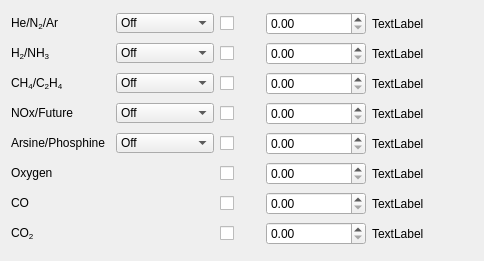
       <widget class="QWidget" name="gridLayoutWidget_2">
        <property name="geometry">
         <rect>
          <x>10</x>
          <y>30</y>
          <width>484</width>
          <height>261</height>
         </rect>
        </property>
        <layout class="QGridLayout" name="gridLayout_2">
         <item row="2" column="6">
          <widget class="QLabel" name="label_ch2_mnf2_mfc_status">
           <property name="minimumSize">
            <size>
             <width>20</width>
             <height>0</height>
            </size>
           </property>
           <property name="maximumSize">
            <size>
             <width>20</width>
             <height>20</height>
            </size>
           </property>
           <property name="autoFillBackground">
            <bool>true</bool>
           </property>
           <property name="text">
            <string/>
           </property>
          </widget>
         </item>
         <item row="3" column="4">
          <widget class="QDoubleSpinBox" name="spinBox_ch2_mnf3_mfc_sp">
           <property name="minimumSize">
            <size>
             <width>100</width>
             <height>0</height>
            </size>
           </property>
           <property name="maximumSize">
            <size>
             <width>100</width>
             <height>16777215</height>
            </size>
           </property>
           <property name="maximum">
            <double>201.000000000000000</double>
           </property>
          </widget>
         </item>
         <item row="8" column="4">
          <widget class="QDoubleSpinBox" name="spinBox_ch2_mnf8_mfc_sp">
           <property name="minimumSize">
            <size>
             <width>100</width>
             <height>0</height>
            </size>
           </property>
           <property name="maximumSize">
            <size>
             <width>100</width>
             <height>16777215</height>
            </size>
           </property>
           <property name="maximum">
            <double>201.000000000000000</double>
           </property>
          </widget>
         </item>
         <item row="1" column="4">
          <widget class="QDoubleSpinBox" name="spinBox_ch2_mnf1_mfc_sp">
           <property name="minimumSize">
            <size>
             <width>100</width>
             <height>0</height>
            </size>
           </property>
           <property name="maximumSize">
            <size>
             <width>100</width>
             <height>16777215</height>
            </size>
           </property>
           <property name="maximum">
            <double>201.000000000000000</double>
           </property>
          </widget>
         </item>
         <item row="2" column="4">
          <widget class="QDoubleSpinBox" name="spinBox_ch2_mnf2_mfc_sp">
           <property name="minimumSize">
            <size>
             <width>100</width>
             <height>0</height>
            </size>
           </property>
           <property name="maximumSize">
            <size>
             <width>100</width>
             <height>16777215</height>
            </size>
           </property>
           <property name="maximum">
            <double>201.000000000000000</double>
           </property>
          </widget>
         </item>
         <item row="4" column="6">
          <widget class="QLabel" name="label_ch2_mnf4_mfc_status">
           <property name="minimumSize">
            <size>
             <width>20</width>
             <height>0</height>
            </size>
           </property>
           <property name="maximumSize">
            <size>
             <width>20</width>
             <height>20</height>
            </size>
           </property>
           <property name="autoFillBackground">
            <bool>true</bool>
           </property>
           <property name="text">
            <string/>
           </property>
          </widget>
         </item>
         <item row="6" column="3">
          <widget class="QLabel" name="label_ch2_valve6_status">
           <property name="minimumSize">
            <size>
             <width>20</width>
             <height>20</height>
            </size>
           </property>
           <property name="maximumSize">
            <size>
             <width>20</width>
             <height>20</height>
            </size>
           </property>
           <property name="autoFillBackground">
            <bool>true</bool>
           </property>
           <property name="text">
            <string/>
           </property>
          </widget>
         </item>
         <item row="7" column="4">
          <widget class="QDoubleSpinBox" name="spinBox_ch2_mnf7_mfc_sp">
           <property name="minimumSize">
            <size>
             <width>100</width>
             <height>0</height>
            </size>
           </property>
           <property name="maximumSize">
            <size>
             <width>100</width>
             <height>16777215</height>
            </size>
           </property>
           <property name="maximum">
            <double>201.000000000000000</double>
           </property>
          </widget>
         </item>
         <item row="5" column="1">
          <widget class="QComboBox" name="comboBox_ch2_mnf5_gas">
           <property name="maximumSize">
            <size>
             <width>100</width>
             <height>20</height>
            </size>
           </property>
           <item>
            <property name="text">
             <string>Off</string>
            </property>
           </item>
           <item>
            <property name="text">
             <string>Arsine</string>
            </property>
           </item>
           <item>
            <property name="text">
             <string>Phosphine</string>
            </property>
           </item>
          </widget>
         </item>
         <item row="1" column="5">
          <widget class="QLabel" name="label_ch2_mnf1_mfc_rb">
           <property name="maximumSize">
            <size>
             <width>75</width>
             <height>16777215</height>
            </size>
           </property>
           <property name="text">
            <string>TextLabel</string>
           </property>
          </widget>
         </item>
         <item row="5" column="6">
          <widget class="QLabel" name="label_ch2_mnf5_mfc_status">
           <property name="minimumSize">
            <size>
             <width>20</width>
             <height>0</height>
            </size>
           </property>
           <property name="maximumSize">
            <size>
             <width>20</width>
             <height>20</height>
            </size>
           </property>
           <property name="autoFillBackground">
            <bool>true</bool>
           </property>
           <property name="text">
            <string/>
           </property>
          </widget>
         </item>
         <item row="4" column="0">
          <widget class="QLabel" name="label_55">
           <property name="maximumSize">
            <size>
             <width>100</width>
             <height>20</height>
            </size>
           </property>
           <property name="text">
            <string>NOx/Future</string>
           </property>
          </widget>
         </item>
         <item row="5" column="0">
          <widget class="QLabel" name="label_59">
           <property name="maximumSize">
            <size>
             <width>120</width>
             <height>20</height>
            </size>
           </property>
           <property name="text">
            <string>Arsine/Phosphine</string>
           </property>
          </widget>
         </item>
         <item row="5" column="3">
          <widget class="QLabel" name="label_ch2_valve5_status">
           <property name="minimumSize">
            <size>
             <width>20</width>
             <height>20</height>
            </size>
           </property>
           <property name="maximumSize">
            <size>
             <width>20</width>
             <height>20</height>
            </size>
           </property>
           <property name="autoFillBackground">
            <bool>true</bool>
           </property>
           <property name="text">
            <string/>
           </property>
          </widget>
         </item>
         <item row="2" column="5">
          <widget class="QLabel" name="label_ch2_mnf2_mfc_rb">
           <property name="maximumSize">
            <size>
             <width>75</width>
             <height>16777215</height>
            </size>
           </property>
           <property name="text">
            <string>TextLabel</string>
           </property>
          </widget>
         </item>
         <item row="3" column="6">
          <widget class="QLabel" name="label_ch2_mnf3_mfc_status">
           <property name="minimumSize">
            <size>
             <width>20</width>
             <height>0</height>
            </size>
           </property>
           <property name="maximumSize">
            <size>
             <width>20</width>
             <height>20</height>
            </size>
           </property>
           <property name="autoFillBackground">
            <bool>true</bool>
           </property>
           <property name="text">
            <string/>
           </property>
          </widget>
         </item>
         <item row="6" column="5">
          <widget class="QLabel" name="label_ch2_mnf6_mfc_rb">
           <property name="maximumSize">
            <size>
             <width>75</width>
             <height>16777215</height>
            </size>
           </property>
           <property name="text">
            <string>TextLabel</string>
           </property>
          </widget>
         </item>
         <item row="3" column="3">
          <widget class="QLabel" name="label_ch2_valve3_status">
           <property name="minimumSize">
            <size>
             <width>20</width>
             <height>20</height>
            </size>
           </property>
           <property name="maximumSize">
            <size>
             <width>20</width>
             <height>20</height>
            </size>
           </property>
           <property name="autoFillBackground">
            <bool>true</bool>
           </property>
           <property name="text">
            <string/>
           </property>
          </widget>
         </item>
         <item row="1" column="3">
          <widget class="QLabel" name="label_ch2_valve1_status">
           <property name="minimumSize">
            <size>
             <width>20</width>
             <height>20</height>
            </size>
           </property>
           <property name="maximumSize">
            <size>
             <width>20</width>
             <height>20</height>
            </size>
           </property>
           <property name="autoFillBackground">
            <bool>true</bool>
           </property>
           <property name="text">
            <string/>
           </property>
          </widget>
         </item>
         <item row="6" column="6">
          <widget class="QLabel" name="label_ch2_mnf6_mfc_status">
           <property name="minimumSize">
            <size>
             <width>20</width>
             <height>0</height>
            </size>
           </property>
           <property name="maximumSize">
            <size>
             <width>20</width>
             <height>20</height>
            </size>
           </property>
           <property name="autoFillBackground">
            <bool>true</bool>
           </property>
           <property name="text">
            <string/>
           </property>
          </widget>
         </item>
         <item row="2" column="2">
          <widget class="QCheckBox" name="checkBox_ch2_mnf2_enable">
           <property name="enabled">
            <bool>true</bool>
           </property>
           <property name="sizePolicy">
            <sizepolicy hsizetype="Fixed" vsizetype="Fixed">
             <horstretch>0</horstretch>
             <verstretch>0</verstretch>
            </sizepolicy>
           </property>
           <property name="maximumSize">
            <size>
             <width>16777215</width>
             <height>20</height>
            </size>
           </property>
           <property name="text">
            <string/>
           </property>
          </widget>
         </item>
         <item row="6" column="4">
          <widget class="QDoubleSpinBox" name="spinBox_ch2_mnf6_mfc_sp">
           <property name="minimumSize">
            <size>
             <width>100</width>
             <height>0</height>
            </size>
           </property>
           <property name="maximumSize">
            <size>
             <width>100</width>
             <height>16777215</height>
            </size>
           </property>
           <property name="maximum">
            <double>201.000000000000000</double>
           </property>
          </widget>
         </item>
         <item row="7" column="2">
          <widget class="QCheckBox" name="checkBox_ch2_mnf7_enable">
           <property name="enabled">
            <bool>true</bool>
           </property>
           <property name="sizePolicy">
            <sizepolicy hsizetype="Fixed" vsizetype="Fixed">
             <horstretch>0</horstretch>
             <verstretch>0</verstretch>
            </sizepolicy>
           </property>
           <property name="maximumSize">
            <size>
             <width>16777215</width>
             <height>20</height>
            </size>
           </property>
           <property name="text">
            <string/>
           </property>
          </widget>
         </item>
         <item row="4" column="2">
          <widget class="QCheckBox" name="checkBox_ch2_mnf4_enable">
           <property name="enabled">
            <bool>true</bool>
           </property>
           <property name="sizePolicy">
            <sizepolicy hsizetype="Fixed" vsizetype="Fixed">
             <horstretch>0</horstretch>
             <verstretch>0</verstretch>
            </sizepolicy>
           </property>
           <property name="maximumSize">
            <size>
             <width>16777215</width>
             <height>20</height>
            </size>
           </property>
           <property name="text">
            <string/>
           </property>
          </widget>
         </item>
         <item row="2" column="1">
          <widget class="QComboBox" name="comboBox_ch2_mnf2_gas">
           <property name="maximumSize">
            <size>
             <width>100</width>
             <height>20</height>
            </size>
           </property>
           <item>
            <property name="text">
             <string>Off</string>
            </property>
           </item>
           <item>
            <property name="text">
             <string>Hydrogen</string>
            </property>
           </item>
           <item>
            <property name="text">
             <string>Ammonia</string>
            </property>
           </item>
          </widget>
         </item>
         <item row="1" column="2">
          <widget class="QCheckBox" name="checkBox_ch2_mnf1_enable">
           <property name="enabled">
            <bool>true</bool>
           </property>
           <property name="sizePolicy">
            <sizepolicy hsizetype="Fixed" vsizetype="Fixed">
             <horstretch>0</horstretch>
             <verstretch>0</verstretch>
            </sizepolicy>
           </property>
           <property name="maximumSize">
            <size>
             <width>16777215</width>
             <height>20</height>
            </size>
           </property>
           <property name="text">
            <string/>
           </property>
          </widget>
         </item>
         <item row="3" column="5">
          <widget class="QLabel" name="label_ch2_mnf3_mfc_rb">
           <property name="maximumSize">
            <size>
             <width>75</width>
             <height>16777215</height>
            </size>
           </property>
           <property name="text">
            <string>TextLabel</string>
           </property>
          </widget>
         </item>
         <item row="2" column="0">
          <widget class="QLabel" name="label_16">
           <property name="maximumSize">
            <size>
             <width>120</width>
             <height>20</height>
            </size>
           </property>
           <property name="text">
            <string>&lt;html&gt;&lt;head/&gt;&lt;body&gt;&lt;p&gt;H&lt;span style=&quot; vertical-align:sub;&quot;&gt;2&lt;/span&gt;/NH&lt;span style=&quot; vertical-align:sub;&quot;&gt;3&lt;/span&gt;&lt;/p&gt;&lt;/body&gt;&lt;/html&gt;</string>
           </property>
          </widget>
         </item>
         <item row="8" column="6">
          <widget class="QLabel" name="label_ch2_mnf8_mfc_status">
           <property name="minimumSize">
            <size>
             <width>20</width>
             <height>0</height>
            </size>
           </property>
           <property name="maximumSize">
            <size>
             <width>20</width>
             <height>20</height>
            </size>
           </property>
           <property name="autoFillBackground">
            <bool>true</bool>
           </property>
           <property name="text">
            <string/>
           </property>
          </widget>
         </item>
         <item row="3" column="1">
          <widget class="QComboBox" name="comboBox_ch2_mnf3_gas">
           <property name="maximumSize">
            <size>
             <width>100</width>
             <height>20</height>
            </size>
           </property>
           <item>
            <property name="text">
             <string>Off</string>
            </property>
           </item>
           <item>
            <property name="text">
             <string>Methane</string>
            </property>
           </item>
           <item>
            <property name="text">
             <string>Ethylene</string>
            </property>
           </item>
          </widget>
         </item>
         <item row="8" column="5">
          <widget class="QLabel" name="label_ch2_mnf8_mfc_rb">
           <property name="maximumSize">
            <size>
             <width>75</width>
             <height>16777215</height>
            </size>
           </property>
           <property name="text">
            <string>TextLabel</string>
           </property>
          </widget>
         </item>
         <item row="2" column="3">
          <widget class="QLabel" name="label_ch2_valve2_status">
           <property name="minimumSize">
            <size>
             <width>20</width>
             <height>20</height>
            </size>
           </property>
           <property name="maximumSize">
            <size>
             <width>20</width>
             <height>20</height>
            </size>
           </property>
           <property name="autoFillBackground">
            <bool>true</bool>
           </property>
           <property name="text">
            <string/>
           </property>
          </widget>
         </item>
         <item row="6" column="0">
          <widget class="QLabel" name="label_17">
           <property name="maximumSize">
            <size>
             <width>100</width>
             <height>20</height>
            </size>
           </property>
           <property name="text">
            <string>Oxygen</string>
           </property>
          </widget>
         </item>
         <item row="7" column="5">
          <widget class="QLabel" name="label_ch2_mnf7_mfc_rb">
           <property name="maximumSize">
            <size>
             <width>75</width>
             <height>16777215</height>
            </size>
           </property>
           <property name="text">
            <string>TextLabel</string>
           </property>
          </widget>
         </item>
         <item row="5" column="2">
          <widget class="QCheckBox" name="checkBox_ch2_mnf5_enable">
           <property name="enabled">
            <bool>true</bool>
           </property>
           <property name="sizePolicy">
            <sizepolicy hsizetype="Fixed" vsizetype="Fixed">
             <horstretch>0</horstretch>
             <verstretch>0</verstretch>
            </sizepolicy>
           </property>
           <property name="maximumSize">
            <size>
             <width>16777215</width>
             <height>20</height>
            </size>
           </property>
           <property name="text">
            <string/>
           </property>
          </widget>
         </item>
         <item row="8" column="2">
          <widget class="QCheckBox" name="checkBox_ch2_mnf8_enable">
           <property name="enabled">
            <bool>true</bool>
           </property>
           <property name="sizePolicy">
            <sizepolicy hsizetype="Fixed" vsizetype="Fixed">
             <horstretch>0</horstretch>
             <verstretch>0</verstretch>
            </sizepolicy>
           </property>
           <property name="maximumSize">
            <size>
             <width>16777215</width>
             <height>20</height>
            </size>
           </property>
           <property name="text">
            <string/>
           </property>
          </widget>
         </item>
         <item row="1" column="6">
          <widget class="QLabel" name="label_ch2_mnf1_mfc_status">
           <property name="minimumSize">
            <size>
             <width>20</width>
             <height>0</height>
            </size>
           </property>
           <property name="maximumSize">
            <size>
             <width>20</width>
             <height>20</height>
            </size>
           </property>
           <property name="autoFillBackground">
            <bool>true</bool>
           </property>
           <property name="text">
            <string/>
           </property>
          </widget>
         </item>
         <item row="4" column="3">
          <widget class="QLabel" name="label_ch2_valve4_status">
           <property name="minimumSize">
            <size>
             <width>20</width>
             <height>20</height>
            </size>
           </property>
           <property name="maximumSize">
            <size>
             <width>20</width>
             <height>20</height>
            </size>
           </property>
           <property name="autoFillBackground">
            <bool>true</bool>
           </property>
           <property name="text">
            <string/>
           </property>
          </widget>
         </item>
         <item row="4" column="4">
          <widget class="QDoubleSpinBox" name="spinBox_ch2_mnf4_mfc_sp">
           <property name="minimumSize">
            <size>
             <width>100</width>
             <height>0</height>
            </size>
           </property>
           <property name="maximumSize">
            <size>
             <width>100</width>
             <height>16777215</height>
            </size>
           </property>
           <property name="maximum">
            <double>201.000000000000000</double>
           </property>
          </widget>
         </item>
         <item row="7" column="3">
          <widget class="QLabel" name="label_ch2_valve7_status">
           <property name="minimumSize">
            <size>
             <width>20</width>
             <height>20</height>
            </size>
           </property>
           <property name="maximumSize">
            <size>
             <width>20</width>
             <height>20</height>
            </size>
           </property>
           <property name="autoFillBackground">
            <bool>true</bool>
           </property>
           <property name="text">
            <string/>
           </property>
          </widget>
         </item>
         <item row="4" column="5">
          <widget class="QLabel" name="label_ch2_mnf4_mfc_rb">
           <property name="maximumSize">
            <size>
             <width>75</width>
             <height>16777215</height>
            </size>
           </property>
           <property name="text">
            <string>TextLabel</string>
           </property>
          </widget>
         </item>
         <item row="8" column="3">
          <widget class="QLabel" name="label_ch2_valve8_status">
           <property name="minimumSize">
            <size>
             <width>20</width>
             <height>20</height>
            </size>
           </property>
           <property name="maximumSize">
            <size>
             <width>20</width>
             <height>20</height>
            </size>
           </property>
           <property name="autoFillBackground">
            <bool>true</bool>
           </property>
           <property name="text">
            <string/>
           </property>
          </widget>
         </item>
         <item row="5" column="4">
          <widget class="QDoubleSpinBox" name="spinBox_ch2_mnf5_mfc_sp">
           <property name="minimumSize">
            <size>
             <width>100</width>
             <height>0</height>
            </size>
           </property>
           <property name="maximumSize">
            <size>
             <width>100</width>
             <height>16777215</height>
            </size>
           </property>
           <property name="maximum">
            <double>201.000000000000000</double>
           </property>
          </widget>
         </item>
         <item row="7" column="6">
          <widget class="QLabel" name="label_ch2_mnf7_mfc_status">
           <property name="minimumSize">
            <size>
             <width>20</width>
             <height>0</height>
            </size>
           </property>
           <property name="maximumSize">
            <size>
             <width>20</width>
             <height>20</height>
            </size>
           </property>
           <property name="autoFillBackground">
            <bool>true</bool>
           </property>
           <property name="text">
            <string/>
           </property>
          </widget>
         </item>
         <item row="3" column="0">
          <widget class="QLabel" name="label_15">
           <property name="maximumSize">
            <size>
             <width>120</width>
             <height>20</height>
            </size>
           </property>
           <property name="text">
            <string>&lt;html&gt;&lt;head/&gt;&lt;body&gt;&lt;p&gt;CH&lt;span style=&quot; vertical-align:sub;&quot;&gt;4&lt;/span&gt;/C&lt;span style=&quot; vertical-align:sub;&quot;&gt;2&lt;/span&gt;H&lt;span style=&quot; vertical-align:sub;&quot;&gt;4&lt;/span&gt;&lt;/p&gt;&lt;/body&gt;&lt;/html&gt;</string>
           </property>
          </widget>
         </item>
         <item row="1" column="0">
          <widget class="QLabel" name="label_13">
           <property name="maximumSize">
            <size>
             <width>120</width>
             <height>20</height>
            </size>
           </property>
           <property name="text">
            <string>&lt;html&gt;&lt;head/&gt;&lt;body&gt;&lt;p&gt;He/N&lt;span style=&quot; vertical-align:sub;&quot;&gt;2&lt;/span&gt;/Ar&lt;/p&gt;&lt;/body&gt;&lt;/html&gt;</string>
           </property>
          </widget>
         </item>
         <item row="5" column="5">
          <widget class="QLabel" name="label_ch2_mnf5_mfc_rb">
           <property name="maximumSize">
            <size>
             <width>75</width>
             <height>16777215</height>
            </size>
           </property>
           <property name="text">
            <string>TextLabel</string>
           </property>
          </widget>
         </item>
         <item row="7" column="0">
          <widget class="QLabel" name="label_23">
           <property name="maximumSize">
            <size>
             <width>120</width>
             <height>20</height>
            </size>
           </property>
           <property name="text">
            <string>CO</string>
           </property>
          </widget>
         </item>
         <item row="4" column="1">
          <widget class="QComboBox" name="comboBox_ch2_mnf4_gas">
           <property name="maximumSize">
            <size>
             <width>100</width>
             <height>20</height>
            </size>
           </property>
           <item>
            <property name="text">
             <string>Off</string>
            </property>
           </item>
           <item>
            <property name="text">
             <string>Nitric Oxide</string>
            </property>
           </item>
           <item>
            <property name="text">
             <string>Future</string>
            </property>
           </item>
          </widget>
         </item>
         <item row="6" column="2">
          <widget class="QCheckBox" name="checkBox_ch2_mnf6_enable">
           <property name="enabled">
            <bool>true</bool>
           </property>
           <property name="sizePolicy">
            <sizepolicy hsizetype="Fixed" vsizetype="Fixed">
             <horstretch>0</horstretch>
             <verstretch>0</verstretch>
            </sizepolicy>
           </property>
           <property name="maximumSize">
            <size>
             <width>16777215</width>
             <height>20</height>
            </size>
           </property>
           <property name="text">
            <string/>
           </property>
          </widget>
         </item>
         <item row="3" column="2">
          <widget class="QCheckBox" name="checkBox_ch2_mnf3_enable">
           <property name="enabled">
            <bool>true</bool>
           </property>
           <property name="sizePolicy">
            <sizepolicy hsizetype="Fixed" vsizetype="Fixed">
             <horstretch>0</horstretch>
             <verstretch>0</verstretch>
            </sizepolicy>
           </property>
           <property name="maximumSize">
            <size>
             <width>16777215</width>
             <height>20</height>
            </size>
           </property>
           <property name="text">
            <string/>
           </property>
          </widget>
         </item>
         <item row="1" column="1">
          <widget class="QComboBox" name="comboBox_ch2_mnf1_gas">
           <property name="maximumSize">
            <size>
             <width>100</width>
             <height>20</height>
            </size>
           </property>
           <item>
            <property name="text">
             <string>Off</string>
            </property>
           </item>
           <item>
            <property name="text">
             <string>Helium</string>
            </property>
           </item>
           <item>
            <property name="text">
             <string>Nitrogen</string>
            </property>
           </item>
           <item>
            <property name="text">
             <string>Argon</string>
            </property>
           </item>
          </widget>
         </item>
         <item row="8" column="0">
          <widget class="QLabel" name="label_19">
           <property name="maximumSize">
            <size>
             <width>120</width>
             <height>20</height>
            </size>
           </property>
           <property name="text">
            <string>&lt;html&gt;&lt;head/&gt;&lt;body&gt;&lt;p&gt;CO&lt;span style=&quot; vertical-align:sub;&quot;&gt;2&lt;/span&gt;&lt;/p&gt;&lt;/body&gt;&lt;/html&gt;</string>
           </property>
          </widget>
         </item>
        </layout>
       </widget>
